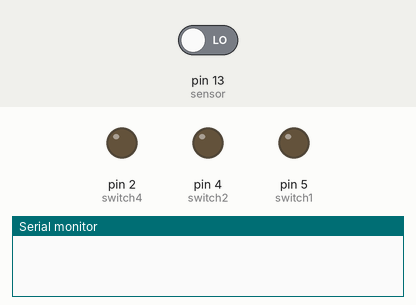
The sketch below on a simulated Arduino Uno, built with avr-gcc and run on an emulated ATmega328P. On the bench: output pins drawn as LEDs (lit = HIGH), the last lines printed to the serial monitor. Dashed ring = blinking. The inputs (shaded band) are chosen by the test bench; at power-on: pin 13 (sensor) LOW. Pins used as bus, display or sensor lines are not drawn.

Above: at 2.8 s.
2.9 s: pin 13 (sensor) driven HIGH
At 3.8 s:
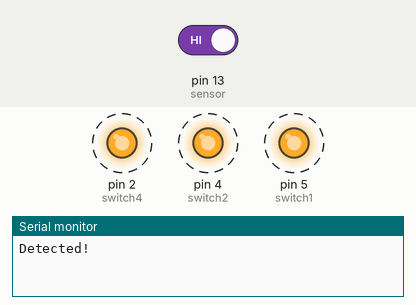
7.0 s: pin 13 (sensor) driven LOW
At 7.7 s:
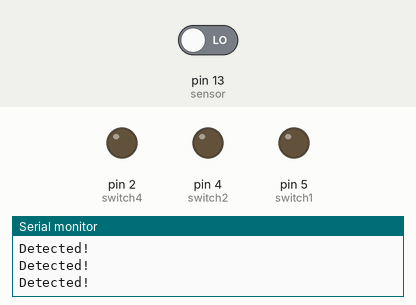
Timing chart, 0 to 10.0 s (numbered marks = the images above; inputs shaded):
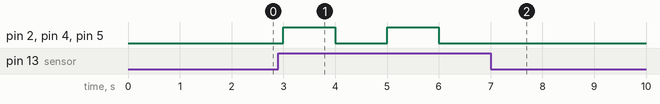

The sketch:

RelaySwitch.ino
```cpp
const int switch1 = 5;
const int switch2 = 4;
const int switch3 = 0;
const int switch4 = 2;
const int sensor = 13;
int lastState = LOW;

void setup() {
  Serial.begin(9600);
  pinMode(sensor, INPUT);
  pinMode(switch1, OUTPUT);
  pinMode(switch2, OUTPUT);
  pinMode(switch3, OUTPUT);
  pinMode(switch4, OUTPUT);

  digitalWrite(switch1, lastState);
  digitalWrite(switch2, lastState);
  digitalWrite(switch3, lastState);
  digitalWrite(switch4, lastState);
}

void loop() {
  long state = digitalRead(sensor);
  if(state == HIGH) {
    lastState = lastState == LOW ? HIGH : LOW;
    Serial.println("Detected!");
    digitalWrite(switch1, lastState);
    digitalWrite(switch2, lastState);
    digitalWrite(switch3, lastState);
    digitalWrite(switch4, lastState);
  }

  delay(1000);
}
```

Measured:
- after the input at 2.9 s, pin 2 (switch4), pin 4 (switch2), pin 5 (switch1): alternates HIGH for 1.0 s and LOW for 1.0 s, starting after 0.10 s
- after the input at 7.0 s, pin 2 (switch4), pin 4 (switch2), pin 5 (switch1): stops changing and stays LOW
